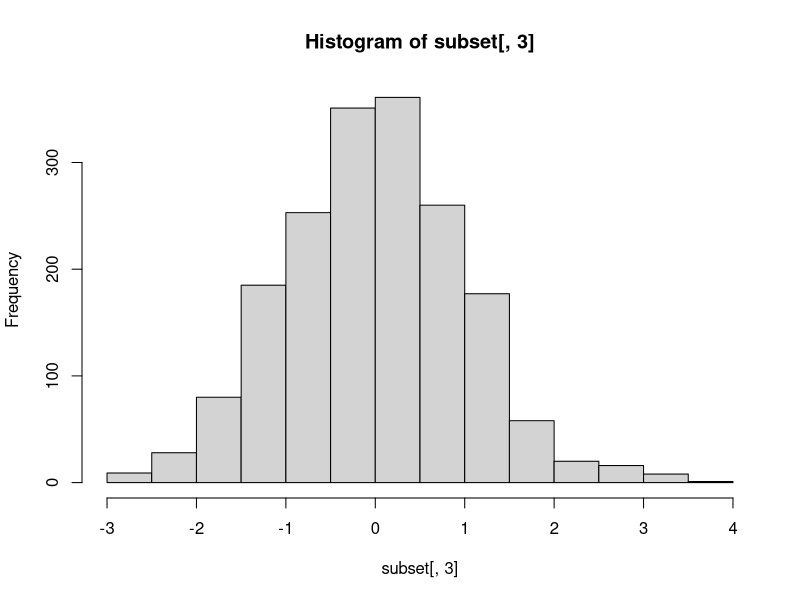
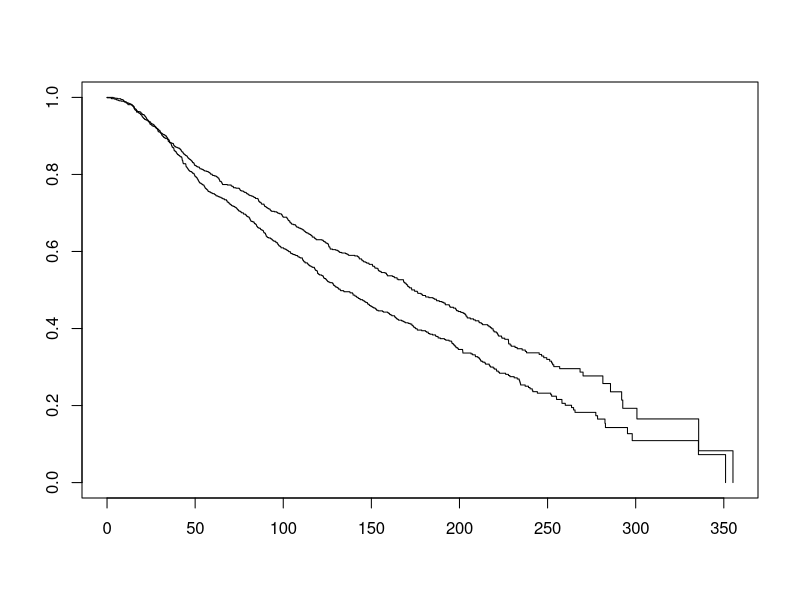
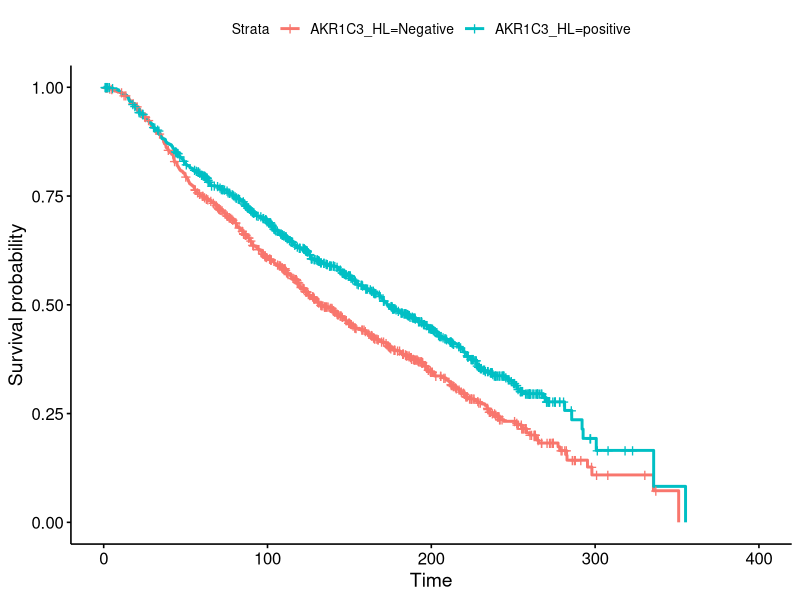
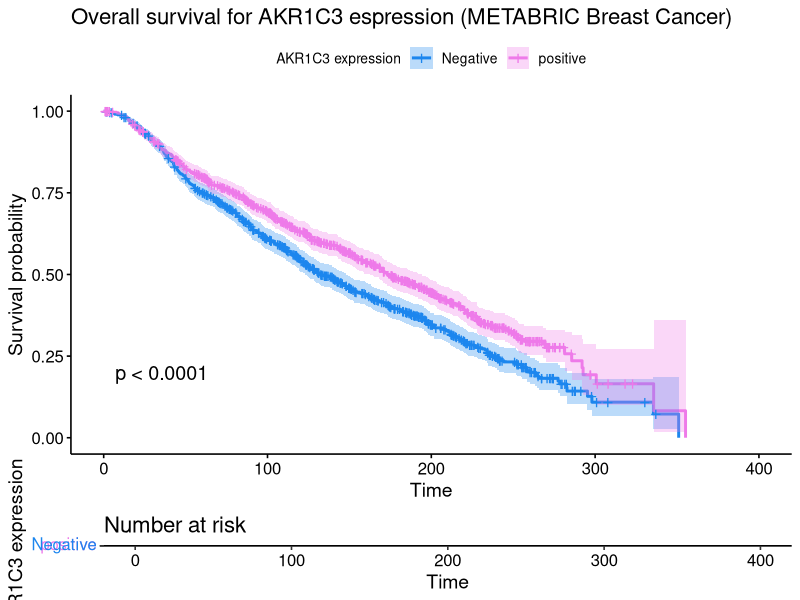

Source code (R) for these figures, in order: (Note: this script raises an error after producing the figures.)
# Load libraries
library(survival)
library(survminer)
library(plyr)
library(tibble)
library(forcats)

# Pull data from cbioportal
AKR1C3_AMP <- read.delim(file = "alterations_across_samples_meta.tsv")# 0=living 1=deceased
META_METABRIC <- read.delim(file = "brca_metabric_clinical_data.tsv")# 0=living 1=deceased
AKR1C3_MICROARRAY_METABRIC <- read.delim(file = "mRNA expression z-Scores relative to all samples (log microarray).txt")
# Merge data
names(AKR1C3_MICROARRAY_METABRIC)[names(AKR1C3_MICROARRAY_METABRIC)=="SAMPLE_ID"] <- "Sample.ID"
names(AKR1C3_MICROARRAY_METABRIC)[names(AKR1C3_MICROARRAY_METABRIC)=="STUDY_ID"] <- "Study.ID"
MERGE <- merge(AKR1C3_AMP, AKR1C3_MICROARRAY_METABRIC, by = "Sample.ID")
MERGE_2 <- merge(MERGE, META_METABRIC, by = "Patient.ID")
MERGE_2$Overall.Survival.Status <- gsub(":.*","", MERGE_2$Overall.Survival.Status) # remove everything after :
# Subset merged data
colnames(MERGE_2)
subset <- MERGE_2[c(1,5,11,17:19,22:23,27:28,32,36:37)]
colnames(subset)

# Change sructure
str(subset)
subset$Overall.Survival.Status <- as.numeric(as.character(subset$Overall.Survival.Status))
str(subset)
# Flip factor levels, WANT: no_alteration/negative = 1 and amp/positive = 2 
subset$AKR1C3.x <- fct_rev(subset$AKR1C3.x)
str(subset)
# Remove missing surivival data
subset<-na.omit(subset, cols = c("Overall.Survival..Months.", "Overall.Survival.Status"))# remove rows without OS data

# cox model for gene expression
coxph(formula = Surv(Overall.Survival..Months., Overall.Survival.Status) ~ AKR1C3.y, data = subset)
colnames(subset)
hist(subset[,3])

# Add col classifying AKR1C3 exp as +/-
subset$AKR1C3_HL <- ifelse(subset$AKR1C3.y <= -0, 'Negative',
                           ifelse(subset$AKR1C3.y >=0 & subset$AKR1C3.y <=10, 'positive',
                                  ifelse(subset$AKR1C3.y >=10, 'High', 'something else')
                           ))


# Change sructure of new col
str(subset)
subset$AKR1C3_HL <- as.factor(as.character(subset$AKR1C3_HL))
str(subset)

metabric_plot<-coxph(formula = Surv(Overall.Survival..Months., Overall.Survival.Status) ~ AKR1C3_HL, data = subset)
colnames(subset)
## plot 
sfit <- survfit(Surv(Overall.Survival..Months., Overall.Survival.Status)~AKR1C3_HL
                , data=subset)
plot(sfit)
ggsurvplot(sfit, data = subset)
ggsurvplot(sfit, conf.int=TRUE, pval=TRUE, risk.table=TRUE, 
           legend.labs=c("Negative", "positive"), legend.title="AKR1C3 expression",  
           palette=c("dodgerblue2", "orchid2"), 
           title="Overall survival for AKR1C3 espression (METABRIC Breast Cancer)", 
           risk.table.height=.15, data = subset)

# cox model with nodes
coxph(formula = Surv(Overall.Survival..Months., Overall.Survival.Status) ~ AKR1C3 + Lymph.nodes.examined.positive, data = merge)



